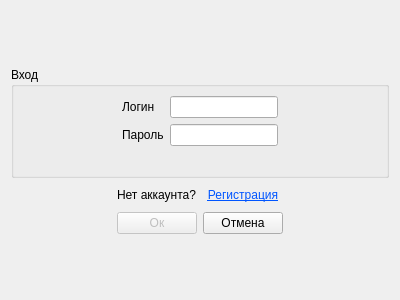
<?xml version="1.0" encoding="UTF-8"?>
<ui version="4.0">
 <class>LoginDialog</class>
 <widget class="QDialog" name="LoginDialog">
  <property name="enabled">
   <bool>true</bool>
  </property>
  <property name="geometry">
   <rect>
    <x>0</x>
    <y>0</y>
    <width>400</width>
    <height>300</height>
   </rect>
  </property>
  <property name="windowTitle">
   <string>Авторизация</string>
  </property>
  <layout class="QVBoxLayout" name="verticalLayout_5">
   <item>
    <spacer name="verticalSpacer">
     <property name="orientation">
      <enum>Qt::Vertical</enum>
     </property>
     <property name="sizeHint" stdset="0">
      <size>
       <width>20</width>
       <height>17</height>
      </size>
     </property>
    </spacer>
   </item>
   <item>
    <widget class="QGroupBox" name="groupBox">
     <property name="title">
      <string>Вход</string>
     </property>
     <layout class="QVBoxLayout" name="verticalLayout_4">
      <item>
       <layout class="QVBoxLayout" name="verticalLayout_3">
        <item>
         <layout class="QHBoxLayout" name="horizontalLayout_2">
          <item>
           <spacer name="horizontalSpacer_3">
            <property name="orientation">
             <enum>Qt::Horizontal</enum>
            </property>
            <property name="sizeHint" stdset="0">
             <size>
              <width>40</width>
              <height>20</height>
             </size>
            </property>
           </spacer>
          </item>
          <item>
           <layout class="QVBoxLayout" name="verticalLayout">
            <item>
             <widget class="QLabel" name="label">
              <property name="text">
               <string>Логин</string>
              </property>
             </widget>
            </item>
            <item>
             <widget class="QLabel" name="label_2">
              <property name="text">
               <string>Пароль</string>
              </property>
             </widget>
            </item>
           </layout>
          </item>
          <item>
           <layout class="QVBoxLayout" name="verticalLayout_2">
            <item>
             <widget class="QLineEdit" name="login_edit">
              <property name="inputMethodHints">
               <set>Qt::ImhLatinOnly</set>
              </property>
              <property name="clearButtonEnabled">
               <bool>false</bool>
              </property>
             </widget>
            </item>
            <item>
             <widget class="QLineEdit" name="pass_edit">
              <property name="inputMethodHints">
               <set>Qt::ImhHiddenText|Qt::ImhLatinOnly|Qt::ImhNoAutoUppercase|Qt::ImhNoPredictiveText|Qt::ImhSensitiveData</set>
              </property>
              <property name="echoMode">
               <enum>QLineEdit::Password</enum>
              </property>
             </widget>
            </item>
           </layout>
          </item>
          <item>
           <spacer name="horizontalSpacer_4">
            <property name="orientation">
             <enum>Qt::Horizontal</enum>
            </property>
            <property name="sizeHint" stdset="0">
             <size>
              <width>40</width>
              <height>20</height>
             </size>
            </property>
           </spacer>
          </item>
         </layout>
        </item>
        <item>
         <widget class="QLabel" name="error_label">
          <property name="enabled">
           <bool>true</bool>
          </property>
          <property name="styleSheet">
           <string notr="true">color: rgb(255, 0, 0);</string>
          </property>
          <property name="text">
           <string/>
          </property>
          <property name="alignment">
           <set>Qt::AlignCenter</set>
          </property>
         </widget>
        </item>
       </layout>
      </item>
     </layout>
    </widget>
   </item>
   <item>
    <layout class="QHBoxLayout" name="horizontalLayout_3">
     <item>
      <spacer name="horizontalSpacer_6">
       <property name="orientation">
        <enum>Qt::Horizontal</enum>
       </property>
       <property name="sizeHint" stdset="0">
        <size>
         <width>40</width>
         <height>20</height>
        </size>
       </property>
      </spacer>
     </item>
     <item>
      <widget class="QLabel" name="label_3">
       <property name="text">
        <string>Нет аккаунта?</string>
       </property>
      </widget>
     </item>
     <item>
      <widget class="QPushButton" name="reg_btn">
       <property name="font">
        <font>
         <underline>true</underline>
        </font>
       </property>
       <property name="styleSheet">
        <string notr="true">color: rgb(0, 85, 255);</string>
       </property>
       <property name="text">
        <string>Регистрация</string>
       </property>
       <property name="flat">
        <bool>true</bool>
       </property>
      </widget>
     </item>
     <item>
      <spacer name="horizontalSpacer_5">
       <property name="orientation">
        <enum>Qt::Horizontal</enum>
       </property>
       <property name="sizeHint" stdset="0">
        <size>
         <width>40</width>
         <height>20</height>
        </size>
       </property>
      </spacer>
     </item>
    </layout>
   </item>
   <item>
    <layout class="QHBoxLayout" name="horizontalLayout">
     <item>
      <spacer name="horizontalSpacer">
       <property name="orientation">
        <enum>Qt::Horizontal</enum>
       </property>
       <property name="sizeHint" stdset="0">
        <size>
         <width>40</width>
         <height>20</height>
        </size>
       </property>
      </spacer>
     </item>
     <item>
      <widget class="QPushButton" name="accept_btn">
       <property name="enabled">
        <bool>false</bool>
       </property>
       <property name="text">
        <string>Ок</string>
       </property>
       <property name="shortcut">
        <string>Return</string>
       </property>
      </widget>
     </item>
     <item>
      <widget class="QPushButton" name="reject_btn">
       <property name="text">
        <string>Отмена</string>
       </property>
      </widget>
     </item>
     <item>
      <spacer name="horizontalSpacer_2">
       <property name="orientation">
        <enum>Qt::Horizontal</enum>
       </property>
       <property name="sizeHint" stdset="0">
        <size>
         <width>40</width>
         <height>20</height>
        </size>
       </property>
      </spacer>
     </item>
    </layout>
   </item>
   <item>
    <spacer name="verticalSpacer_2">
     <property name="orientation">
      <enum>Qt::Vertical</enum>
     </property>
     <property name="sizeHint" stdset="0">
      <size>
       <width>20</width>
       <height>18</height>
      </size>
     </property>
    </spacer>
   </item>
  </layout>
 </widget>
 <tabstops>
  <tabstop>login_edit</tabstop>
  <tabstop>pass_edit</tabstop>
  <tabstop>accept_btn</tabstop>
  <tabstop>reg_btn</tabstop>
  <tabstop>reject_btn</tabstop>
 </tabstops>
 <resources/>
 <connections/>
</ui>
